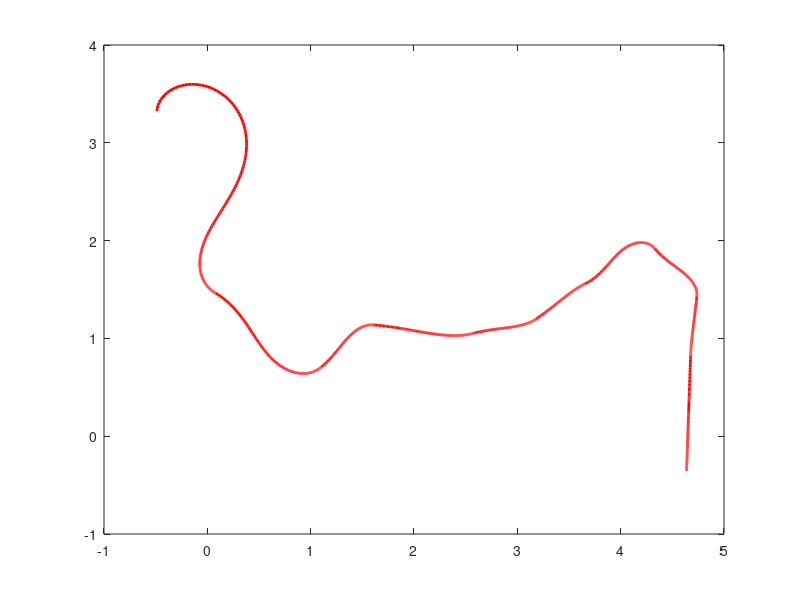

Here is the MATLAB script that generated this plot: (Note: this script raises an error after producing the figure.)
clc;clear all;close;
    
    [angle1,x1,y1]=textread('control_pos_m_sim.txt','%f%f%f','headerlines',0);
 %   angle1=angle1+pi/2;
%     x1=x1*100;
%     y1=y1*100;
    y1=y1+1.45;
    x1 = x1+.1;
   
   figure(1); 
   halfL = 0.41/2; halfW =0.41/2;     %%%   original robot posture (corner)
   cornerR = [halfL -halfL -halfL halfL halfL;
   halfW halfW -halfW -halfW halfW];
   arrowR = [1.5*halfL 0]';  % robot orientation arrow

    for i=0:1:size(x1,1)-1
       x2(1+ i/1)=x1(i+1)-0;
        y2(1+ i/1)=y1(i+1)-0;
    end
    plot(x2,y2,'r','LineWidth',2);hold on;
%     plot(x1,y1,'r','LineWidth',1);hold on;
    
   for i=1:50000:size(x1,1)
       %%if((((x(i+1)-x(i))^2+y(i+1)-y(i))^2) < 6) 
        
        
           angle1(i) = wrapToPi( angle1(i) );
           rotationM = [cos(angle1(i))  -sin(angle1(i)) ; sin(angle1(i))  cos(angle1(i))];
           rotated_cornerR = rotationM * cornerR + [x1(i)-0 0;0 y1(i)-0]*ones(size(cornerR));
           rotated_arrowR = rotationM * arrowR + [x1(i)-0 y1(i)-0]';    
           plot(rotated_cornerR(1,:), rotated_cornerR(2,:),'g-','LineWidth',2.5); hold on;
           plot([x1(i)-0 rotated_arrowR(1)],[y1(i)-0 rotated_arrowR(2)],'b-','LineWidth',1.5); hold on;
           if i==1;
%                plot(rotated_cornerR(1,:), rotated_cornerR(2,:),'r-','LineWidth',2.5); hold on;
%                plot([x1(i)-0 rotated_arrowR(1)],[y1(i)-0 rotated_arrowR(2)],'r-','LineWidth',1.5); hold on;
           end
      %% end
   end
  plot(rotated_cornerR(1,:), rotated_cornerR(2,:),'--black','LineWidth',2.5); hold on;
  plot([x1(i)-0 rotated_arrowR(1)],[y1(i)-0 rotated_arrowR(2)],'--black','LineWidth',1.5); hold on;
  
title('\fontsize{18} \fontname{Times New Roman} trajectory')
xlabel('\fontsize{18} \fontname{Times New Roman} m');
ylabel('\fontsize{18} \fontname{Times New Roman} m');
  
%axis([-1.5,1.5,-2,1.5]);
grid on;axis equal;hold on;
set(gca,'FontName','Times New Roman','FontSize',18)

   